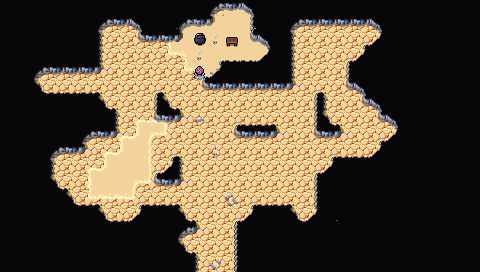

A 2D game scene composited from a Tiled map and its tileset images. What follows is a short description and the map's XML, with each tile layer's data collapsed to a summary:
An orthogonal 30x17 tile map with 16x16 px tiles, 4 tile layers (Background, Subground, Ground, Foreground), 2 tilesets and 26 objects.

<map version="1.10" tiledversion="1.10.1" orientation="orthogonal" renderorder="right-down" width="30" height="17" tilewidth="16" tileheight="16" infinite="0" nextlayerid="7" nextobjectid="81">
 <tileset firstgid="1" source="../../tileset/main.tsx" />
 <tileset firstgid="10113" source="../../tileset/buildings.tsx" />
 <layer id="1" name="Background" width="30" height="17">
  <data>[510 cells, 510 non-empty, 2 distinct tile ids]</data>
 </layer>
 <layer id="6" name="Subground" width="30" height="17">
  <data>[510 cells, 42 non-empty, 12 distinct tile ids]</data>
 </layer>
 <layer id="2" name="Ground" width="30" height="17">
  <data>[510 cells, 502 non-empty, 34 distinct tile ids]</data>
 </layer>
 <layer id="3" name="Foreground" width="30" height="17">
  <properties>
   <property name="spriteLayer" type="bool" value="true" />
  </properties>
  <data>[510 cells, 227 non-empty, 20 distinct tile ids]</data>
 </layer>
 <objectgroup id="4" name="Objects">
  <object id="38" template="../../obj/entry_up.tx" x="192" y="272" width="48" height="16">
   <properties>
    <property name="teleport" value="" />
   </properties>
  </object>
  <object id="55" template="../../obj/enemy.tx" x="220.334" y="174">
   <properties>
    <property name="enemy" value="Skeleton" />
    <property name="threatRange" type="int" value="50" />
    <property name="waypoints" value="77,67,78,65" />
   </properties>
  </object>
  <object id="57" template="../../obj/treasure.tx" x="341" y="43" />
  <object id="58" template="../../obj/treasure.tx" x="216" y="30">
   <properties>
    <property name="reward">[
  {
      "type": "card",
      "probability": 1,
      "count": 1,
      "addMaxCount": 5,
      "colors": [
        "Black"
      ],
      "rarity": [
        "Common",
        "Rare",
        "Uncommon"
      ],
      "subTypes": [
        "Skeleton"
      ],
      "cardTypes": [
        "Creature"
      ]
    }
]</property>
   </properties>
  </object>
  <object id="59" template="../../obj/enemy.tx" x="119.667" y="166.667">
   <properties>
    <property name="enemy" value="Skeleton" />
    <property name="threatRange" type="int" value="50" />
    <property name="waypoints" value="69,74,70,71,70,72,74" />
   </properties>
  </object>
  <object id="60" template="../../obj/enemy.tx" x="107" y="90.3333">
   <properties>
    <property name="enemy" value="Skeleton" />
    <property name="threatRange" type="int" value="50" />
    <property name="waypoints" value="70,68,66,67,65,68" />
   </properties>
  </object>
  <object id="61" template="../../obj/enemy.tx" x="313" y="74.6667">
   <properties>
    <property name="enemy" value="Skeleton" />
    <property name="threatRange" type="int" value="40" />
   </properties>
  </object>
  <object id="62" template="../../obj/enemy.tx" x="209" y="52.3333">
   <properties>
    <property name="effect">{ "startBattleWithCard": [ "Wall of Bone|LEA|1"]
}</property>
    <property name="enemy" value="Adept Black Wizard" />
    <property name="pursueRange" type="int" value="20" />
    <property name="threatRange" type="int" value="50" />
   </properties>
  </object>
  <object id="63" template="../../obj/waypoint.tx" x="332.333" y="105.333" />
  <object id="64" template="../../obj/waypoint.tx" x="352" y="154.667" />
  <object id="65" template="../../obj/waypoint.tx" x="201.667" y="209" />
  <object id="66" template="../../obj/waypoint.tx" x="294.667" y="113.333" />
  <object id="67" template="../../obj/waypoint.tx" x="288.333" y="155" />
  <object id="68" template="../../obj/waypoint.tx" x="186.333" y="109.667" />
  <object id="69" template="../../obj/waypoint.tx" x="76" y="185" />
  <object id="70" template="../../obj/waypoint.tx" x="143.333" y="67" />
  <object id="71" template="../../obj/waypoint.tx" x="46.3333" y="90" />
  <object id="72" template="../../obj/waypoint.tx" x="107" y="44.3333" />
  <object id="73" template="../../obj/booster.tx" x="224.667" y="46">
   <properties>
    <property name="reward">[
  {
    "editions": [ "MID" ],
    "type": "card",
    "count": 10,
    "rarity": [ "Common" ]
  },
  {
    "editions": [ "MID" ],
    "type": "card",
    "count": 3,
    "rarity": [ "Uncommon" ]
  },
  {
    "editions": [ "MID" ],
    "type": "card",
    "count": 1,
    "rarity": [ "Rare", "Mythic Rare" ]
  }
]
</property>
   </properties>
  </object>
  <object id="74" template="../../obj/waypoint.tx" x="132" y="142" />
  <object id="75" template="../../obj/enemy.tx" x="253.667" y="107.667">
   <properties>
    <property name="enemy" value="Skeleton" />
    <property name="threatRange" type="int" value="50" />
    <property name="waypoints" value="68,66,76,63,64,67,77,78" />
   </properties>
  </object>
  <object id="76" template="../../obj/waypoint.tx" x="306.667" y="45.3333" />
  <object id="77" template="../../obj/waypoint.tx" x="295.667" y="208.333" />
  <object id="78" template="../../obj/waypoint.tx" x="193" y="150" />
  <object id="79" template="../../obj/manashards.tx" x="44.6667" y="90.6667" />
  <object id="80" template="../../obj/manashards.tx" x="297.667" y="46" />
 </objectgroup>
</map>
